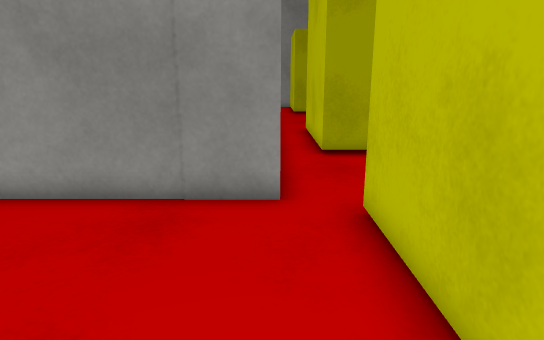
view 1 (above)

20 first-person views from a walk through a 3-D level made in the Unity game engine. The camera is 1.2 m above the floor, tilts 14° down and sees 75° across. The floor is counted in squares, 0.5 m on a side. Each view is taken from the middle of a square. On the plan, view 1 faces up. The plan holds only what a view shows up to about 20 squares ahead; the rest is blank. The place goes on beyond the plan. The player is left out. Surface patterns are stand-ins for the level's own textures.

view 2
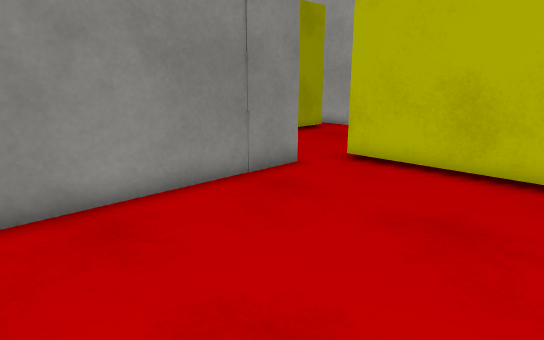

view 3
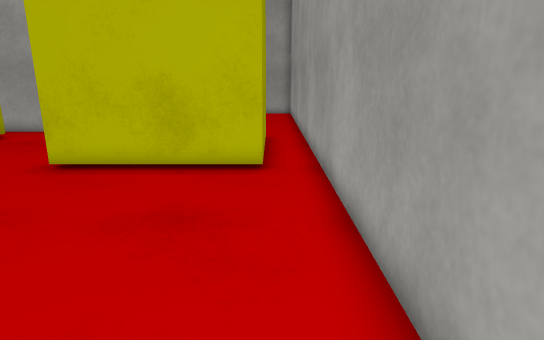

view 4
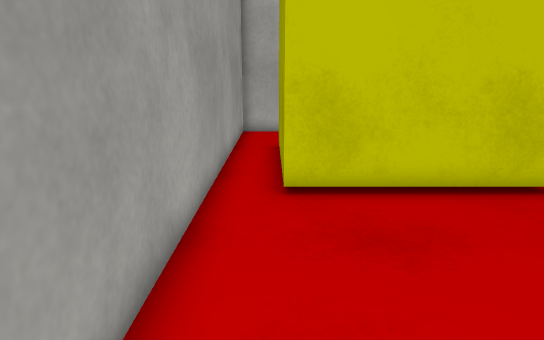

view 5
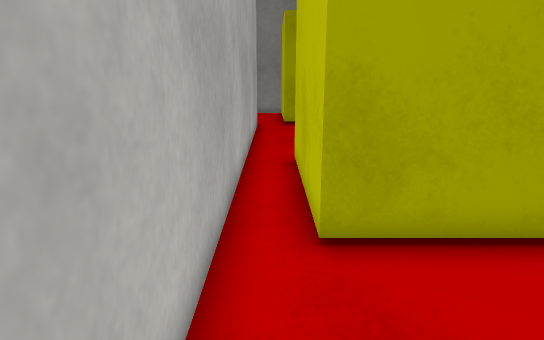

view 6
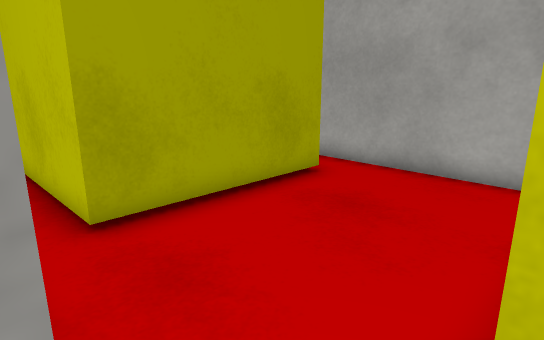

view 7
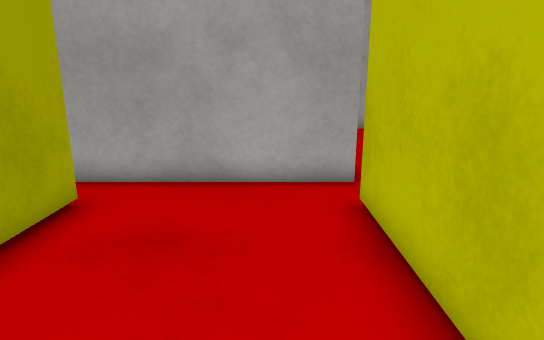

view 8
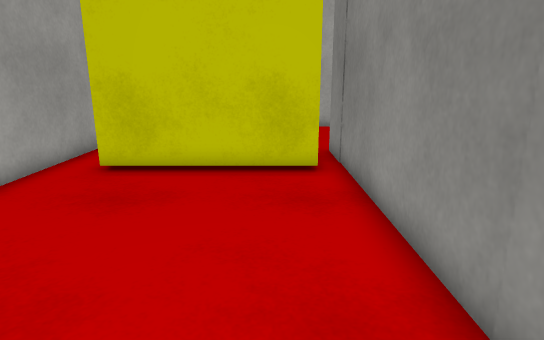

view 9
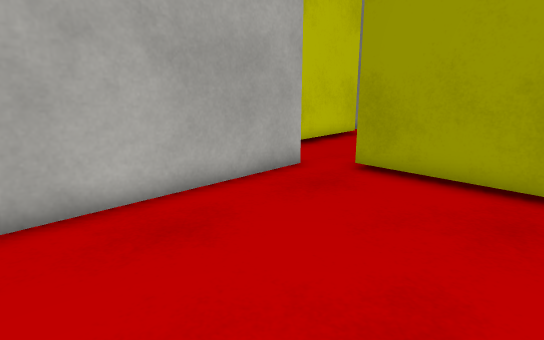

view 10
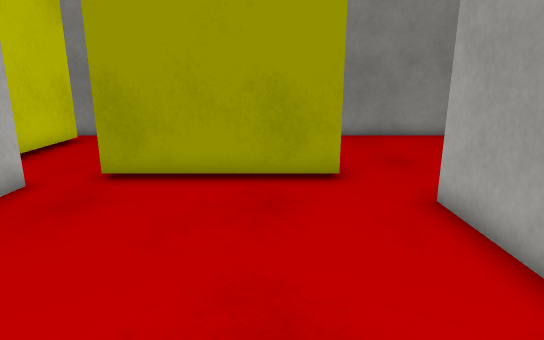

view 11
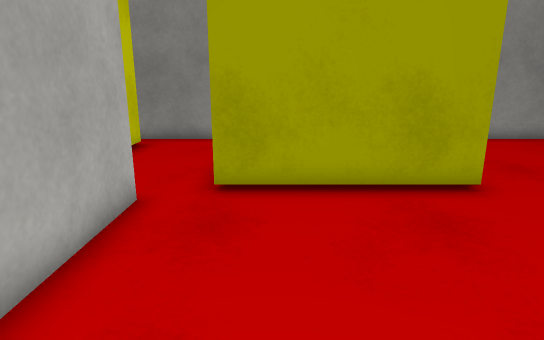

view 12
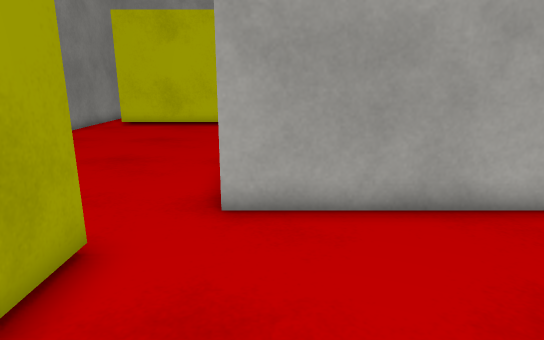

view 13
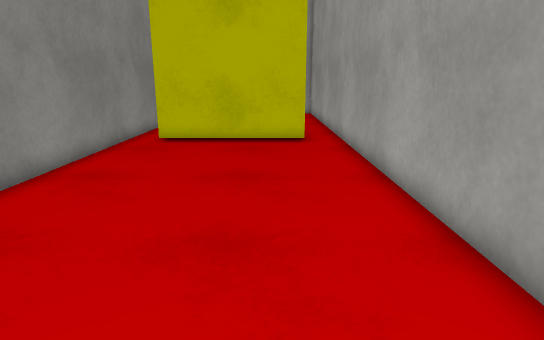

view 14
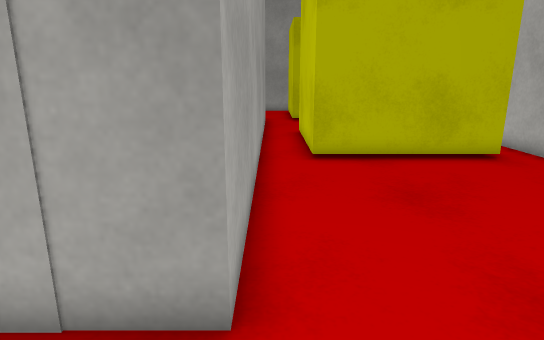

view 15
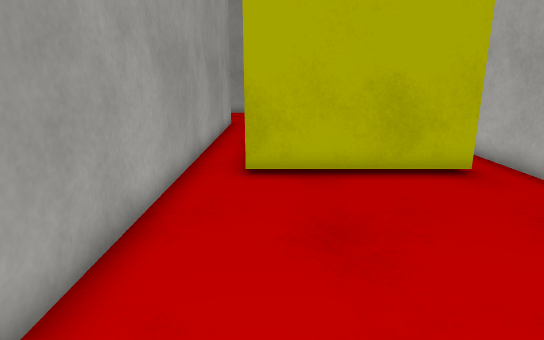

view 16
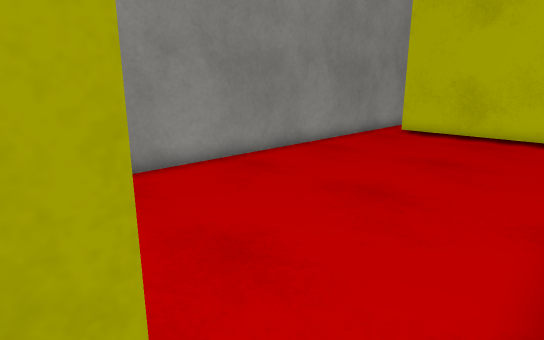

view 17
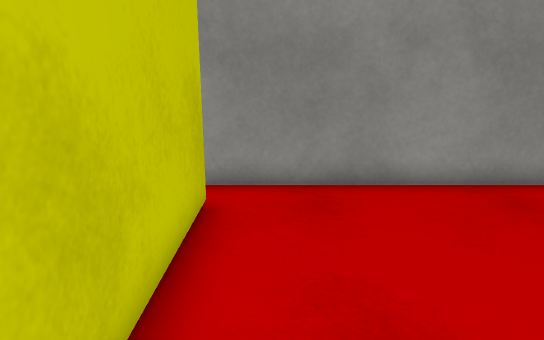

view 18
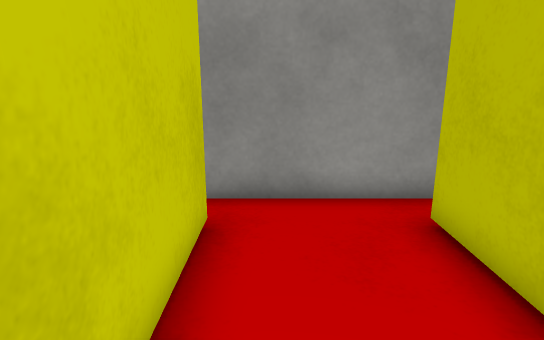

view 19
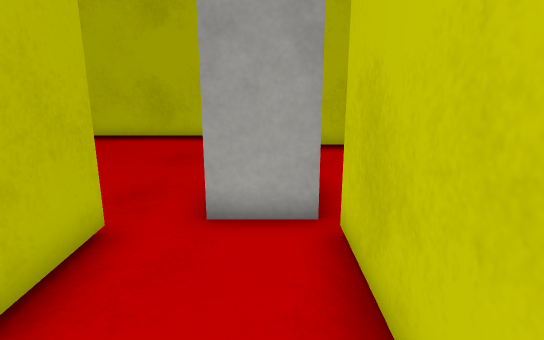

view 20
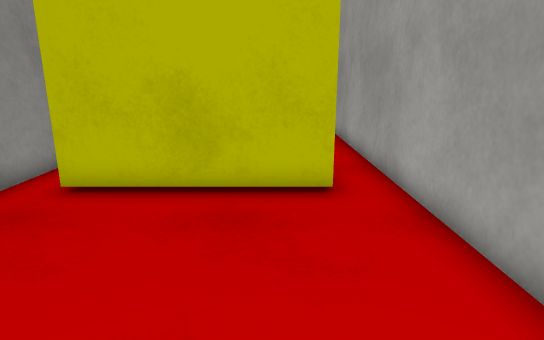

### Floor plan
Ten units are one square. View 1 is at (0, 0); x grows to the right and y downward. Boxes are objects, and circles mark ways between rooms. Rooms are numbered by the first view taken in them; rooms with no view inside come last. Other rooms are left out.
<svg viewBox="-100 -356 360 375">
<path fill="none" stroke="#000" d="M-85 -64 -85 -3M2 -71 -95 -71M17 -3 17 -64M-95 14 29 14M29 -63 78 -63M77 -119 17 -119 17 -179M94 -59 94 -131M2 -186 2 -79M78 -277 17 -277M17 -179 77 -179M2 -271 2 -186M94 -170 94 -260M235 -276 235 -338M94 -260 255 -260M77 -338 77 -284M250 -351 74 -351M-21 -338 -21 -276M17 -277 17 -338M-19 -271 2 -271M25 -351 -30 -351"/>
<circle cx="10" cy="-60" r="3" fill="#2a7"/>
<circle cx="10" cy="-180" r="3" fill="#2a7"/>
<circle cx="90" cy="-270" r="3" fill="#2a7"/>
<circle cx="10" cy="-280" r="3" fill="#2a7"/>
<text x="-40" y="-30">1</text>
<text x="40" y="-100">2</text>
<text x="50" y="-230">3</text>
<text x="160" y="-310">4</text>
<text x="0" y="-310">5</text>
</svg>
Room 1 opens to room 2. Room 2 opens to room 3. Room 3 opens to room 4. Room 3 opens to room 5.

Where each view was taken, in squares from view 1:
view 1: 0 up, 0 right, facing up
view 2: 0 up, 8 left, facing up-right
view 3: 0 up, 8 left, facing right
view 4: 0 up, 1 left, facing left
view 5: 7 up, 1 right, facing up
view 6: 6 up, 0 right, facing up-right
view 7: 8 up, 1 right, facing right
view 8: 5 up, 1 right, facing left
view 9: 19 up, 7 right, facing up-left
view 10: 19 up, 6 right, facing up
view 11: 20 up, 3 right, facing up
view 12: 25 up, 3 right, facing right
view 13: 29 up, 9 right, facing right
view 14: 29 up, 9 right, facing down
view 15: 27 up, 7 right, facing down
view 16: 26 up, 7 right, facing up-right
view 17: 27 up, 9 right, facing up
view 18: 28 up, 1 left, facing up
view 19: 33 up, 1 left, facing down
view 20: 29 up, 16 right, facing right
